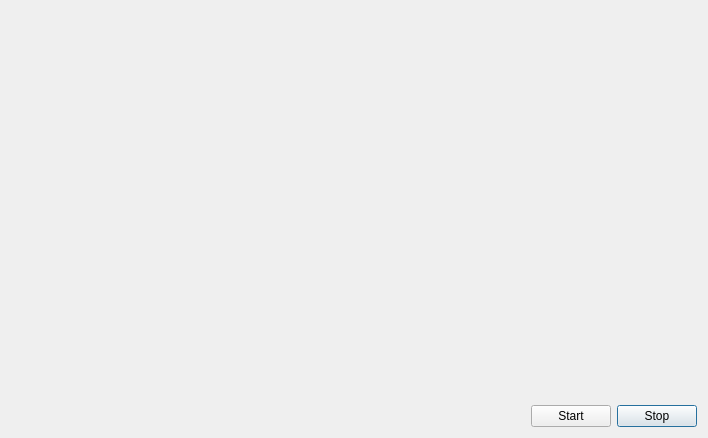
<?xml version="1.0" encoding="UTF-8"?>
<ui version="4.0">
 <class>Dialog</class>
 <widget class="QDialog" name="Dialog">
  <property name="geometry">
   <rect>
    <x>0</x>
    <y>0</y>
    <width>708</width>
    <height>438</height>
   </rect>
  </property>
  <property name="minimumSize">
   <size>
    <width>708</width>
    <height>438</height>
   </size>
  </property>
  <property name="windowTitle">
   <string>Dialog</string>
  </property>
  <layout class="QGridLayout" name="gridLayout">
   <item row="0" column="0" colspan="3">
    <widget class="QWidget" name="diagramPlaceholder" native="true"/>
   </item>
   <item row="3" column="2">
    <widget class="QPushButton" name="buttonStop">
     <property name="text">
      <string>Stop</string>
     </property>
    </widget>
   </item>
   <item row="3" column="1">
    <widget class="QPushButton" name="buttonStart">
     <property name="text">
      <string>Start</string>
     </property>
    </widget>
   </item>
   <item row="3" column="0">
    <spacer name="horizontalSpacer">
     <property name="orientation">
      <enum>Qt::Horizontal</enum>
     </property>
     <property name="sizeHint" stdset="0">
      <size>
       <width>40</width>
       <height>20</height>
      </size>
     </property>
    </spacer>
   </item>
  </layout>
 </widget>
 <layoutdefault spacing="6" margin="11"/>
 <resources/>
 <connections/>
</ui>
